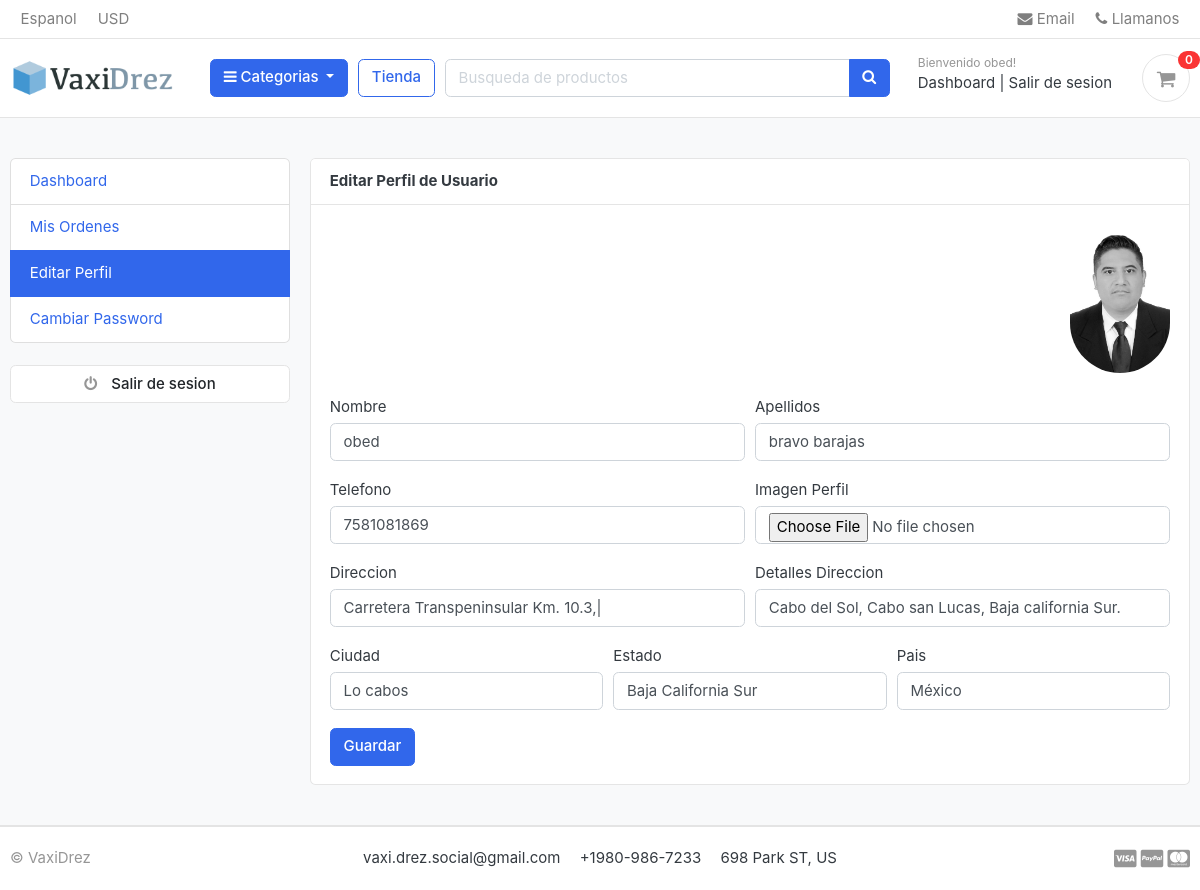
/accounts/edit_profile/ (signed in), run on the app's committed database.
### accounts/models.py (models this page shows, shortened)
class Account(AbstractBaseUser):
    first_name = models.CharField(max_length=50)
    last_name = models.CharField(max_length=50)
    username = models.CharField(max_length=50, unique=True)
    email = models.CharField(max_length=100, unique=True)
    phone_number = models.CharField(max_length=50)
    date_joined = models.DateTimeField(auto_now_add=True)
    last_login = models.DateTimeField(auto_now_add=True)
    is_admin = models.BooleanField(default=False)
    is_staff = models.BooleanField(default=False)
    is_active = models.BooleanField(default=False)
    is_superadmin = models.BooleanField(default=False)
    USERNAME_FIELD = 'email'
    REQUIRED_FIELDS = ['username', 'first_name', 'last_name']
    objects =  MyAccountManager()

class UserProfile(models.Model):
    user = models.OneToOneField(settings.AUTH_USER_MODEL, on_delete=models.CASCADE)
    address_line_1 = models.CharField(blank=True, max_length=100)
    address_line_2 = models.CharField(blank=True, max_length=100)
    profile_picture = models.ImageField(blank=True, upload_to='userprofile')
    city = models.CharField(blank=True, max_length=20)
    state = models.CharField(blank=True, max_length=20)
    country = models.CharField(blank=True, max_length=20)

### accounts/views.py (the view)
# urls.py: path('edit_profile/', views.edit_profile, name='edit_profile'),
@login_required(login_url='login')
def edit_profile(request):
    userprofile = get_object_or_404(UserProfile, user=request.user)
    if request.method == 'POST':
        user_form = UserForm(request.POST, instance=request.user)
        profile_form = UserProfileForm(request.POST, request.FILES, instance=userprofile)
        if user_form.is_valid() and profile_form.is_valid():
            user_form.save()
            profile_form.save()
            messages.success(request, 'Su informacion fue guardada con exito!')
            return redirect('edit_profile')
    else:
        user_form = UserForm(instance=request.user)
        profile_form = UserProfileForm(instance=userprofile)
    context = {
        'user_form': user_form,
        'profile_form': profile_form,
        'userprofile': userprofile,
    }
    return render(request, 'accounts/edit_profile.html', context)

### accounts/forms.py
class UserForm(forms.ModelForm):
    class Meta:
        model = Account
        fields = ('first_name', 'last_name', 'phone_number')
    def __init__(self, *args, **kwargs):
        super(UserForm, self).__init__(*args, **kwargs)
        for field in self.fields:
            self.fields[field].widget.attrs['class']='form-control'

class UserProfileForm(forms.ModelForm):
    profile_picture = forms.ImageField(required=False, error_messages={'invalid': ('Solo archivos de imagen')}, widget=forms.FileInput)
    class Meta:
        model = UserProfile
        fields = ('address_line_1', 'address_line_2', 'city', 'state', 'country', 'profile_picture')
    def __init__(self, *args, **kwargs):
        super(UserProfileForm, self).__init__(*args, **kwargs)
        for field in self.fields:
            self.fields[field].widget.attrs['class'] = 'form-control'

### carts/context_processors.py (called while the page is built)
def counter(request):
    cart_count = 0
    try:
        cart =  Cart.objects.filter(cart_id=_cart_id(request))
        if request.user.is_authenticated:
            cart_items = CartItem.objects.all().filter(user=request.user)
        else:
            cart_items = CartItem.objects.all().filter(cart=cart[:1])
        for cart_item in cart_items:
            cart_count += cart_item.quantity
    except Cart.DoesNotExist:
        cart_count = 0
    return dict(cart_count=cart_count)

### carts/views.py (called while the page is built)
def _cart_id(request):
    cart = request.session.session_key
    if not cart:
        cart = request.session.create()
    return cart

### category/context_processors.py (called while the page is built)
def menu_links(request):
    links = Category.objects.all()
    return dict(links=links)

### category/models.py (called while the page is built)
    def get_url(self):
        return reverse('products_by_category', args=[self.slug])

### templates/accounts/edit_profile.html (shortened to what this page needs)
{% extends 'base.html' %}
{% block content %}
<section class="section-conten padding-y bg">
    <div class="container">
        <div class="row">
        {% include 'includes/dashboard_sidebar.html' %}
        <main class="col-md-9">
            <article class="card">
            <header class="card-header">
                <strong class="d-inline-block mr-3">Editar Perfil de Usuario </strong>
            </header>
            <div class="card-body">
              <div class="text-right">
                  <img src="{{userprofile.profile_picture.url}}" alt="Imagen de perfil" width="100" style="border-radius:50px;">
              </div>
              <div class="row">
                <div class="col-md-12">
                    <form class="" action="{% url 'edit_profile' %}" method="post" enctype="multipart/form-data">
                        <div class="form-row">
                            <div class="form-group col-md-6">
                               <label for="">Nombre</label>
                               {{ user_form.first_name }}
                            </div>
                            <div class="form-group col-md-6">
                                <label for="">Apellidos </label>
                                {{ user_form.last_name }}
                             </div>
                        </div>
                        <div class="form-row">
                          <div class="form-group col-md-6">
                              <label for="">Telefono</label>
                              {{ user_form.phone_number }}
                          </div>
                          <div class="form-group col-md-6">
                              <label for="">Imagen Perfil</label>
                              {{ profile_form.profile_picture }}
                          </div>
                        </div>
                        <div class="form-row">
                          <div class="form-group col-md-6">
                              <label for="">Direccion</label>
                              {{ profile_form.address_line_1 }}
                          </div>
                          <div class="form-group col-md-6">
                              <label for="">Detalles Direccion</label>
                              {{ profile_form.address_line_2 }}
                          </div>
                        </div>
                        <div class="form-row">
                          <div class="form-group col-md-4">
                              <label for="">Ciudad</label>
                              {{ profile_form.city }}
                          </div>
                          <div class="form-group col-md-4">
                              <label for="">Estado</label>
                              {{ profile_form.state }}
                          </div>
                          <div class="form-group col-md-4">
                              <label for="">Pais</label>
                              {{ profile_form.country }}
                          </div>
                        </div>
                        <input type="submit" name="" value="Guardar" class="btn btn-primary">
                    </form>
                </div>
              </div>
            </div>
            </article>
        </main>
    </div>
    </div>
    </section>
{% endblock %}

### templates/includes/navbar.html (shortened to what this page needs)
{% load static %}
<header class="section-header">
    <nav class="navbar p-md-0 navbar-expand-sm navbar-light border-bottom">
    <div class="container">
      <div class="collapse navbar-collapse" id="navbarTop4">
        <ul class="navbar-nav mr-auto">
            <li class="nav-item dropdown">
                 <a href="#" class="nav-link">   Espanol </a>
            </li>
            <li class="nav-item dropdown">
                <a href="#" class="nav-link"> USD </a>
            </li>
        </ul>
        <ul class="navbar-nav">
            <li><a href="#" class="nav-link"> <i class="fa fa-envelope"></i> Email </a></li>
            <li><a href="#" class="nav-link"> <i class="fa fa-phone"></i> Llamanos</a></li>
        </ul>
      </div>
    </div>
    </nav>
    <section class="header-main border-bottom">
        <div class="container">
    <div class="row align-items-center">
        <div class="col-lg-2 col-md-3 col-6">
            <a href="{% url 'home' %}" class="brand-wrap">
                <img class="logo" src="{% static './images/logo01.png' %}">
            </a>
        </div>
        <div class="col-lg col-sm col-md col-6 flex-grow-0">
            <div class="category-wrap dropdown d-inline-block float-right">
                <button type="button" class="btn btn-primary dropdown-toggle" data-toggle="dropdown">
                    <i class="fa fa-bars"></i> Categorias
                </button>
            </div>
        </div>
        <a href="{% url 'store' %}" class="btn btn-outline-primary">Tienda</a>
        <div class="col-lg  col-md-6 col-sm-12 col">
            <form action="{% url 'search' %}" class="search">
                <div class="input-group w-100">
                    <input type="text" class="form-control" style="width:60%;" placeholder="Busqueda de productos" name="keyword">
                    <div class="input-group-append">
                      <button class="btn btn-primary" type="submit">
                        <i class="fa fa-search"></i>
                      </button>
                    </div>
                </div>
            </form>
        </div>
        <div class="col-lg-3 col-sm-6 col-8 order-2 order-lg-3">
                    <div class="d-flex justify-content-end mb-3 mb-lg-0">
                        {% if user.id is None %}
                        <div class="widget-header">
                            <small class="title text-muted">Bienvenido visitante!</small>
                            <div>
                                <a href="{% url 'login' %}">Login</a> <span class="dark-transp"> | </span>
                                <a href="{% url 'register' %}"> Registrar</a>
                            </div>
                        </div>
                        {% else %}
                        <div class="widget-header">
                            <small class="title text-muted">Bienvenido {{ user.first_name }}!</small>
                            <div>
                                <a href="{% url 'dashboard' %}">Dashboard</a> <span class="dark-transp"> | </span>
                                <a href="{% url 'logout' %}"> Salir de sesion</a>
                            </div>
                        </div>
                       {% endif %}
                        <a href="{% url 'cart' %}" class="widget-header pl-3 ml-3">
                            <div class="icon icon-sm rounded-circle border"><i class="fa fa-shopping-cart"></i></div>
                            <span class="badge badge-pill badge-danger notify">{{ cart_count }}</span>
                        </a>
                    </div>
                </div>
    </div>
        </div>
    </section>
    </header>

### static/css/ui.css (style rules this page uses)
html { font-family: "Inter", sans-serif; font-size: 15px; }
.icon-xs, .icon-sm, .icon-md, .icon-lg { display: inline-block; text-align: center; flex-shrink: 0; flex-grow: 0; }
.icon-sm { width: 48px; height: 48px; line-height: 48px !important; font-size: 20px; }
.padding-y { padding-top: 40px; padding-bottom: 40px; }
article:after, .form-group:after { display: block; clear: both; content: ""; }
.bg { background-color: #f8f9fa; }
.header-main { position: relative; padding-top: 1rem; padding-bottom: 1rem; }
.brand-wrap .logo, .navbar-brand .logo { margin-right: 7px; max-height: 42px; display: inline-block; }
.widget-header { display: inline-block; vertical-align: middle; position: relative; }
.widget-header a { color: #343a40; }
.widget-header i { color: #969696; }
.widget-header .title { display: block; }
.widget-header .notify { position: absolute; top: -3px; right: -10px; }
.notify { position: absolute; top: -4px; right: -10px; display: inline-block; padding: 0.25em 0.6em; font-size: 12px; line-height: 1; text-align: center; border-radius: 3rem; color: #fff; background-color: #fa3434; }

### data on the page
Account: first_name "obed", last_name "bravo barajas", phone_number "7581081869"
UserProfile: profile_picture (picture), address_line_1 "Carretera Transpeninsular Km. 10.3,|", address_line_2 "Cabo del Sol, Cabo san Lucas, Baja california Sur.", city "Lo cabos", state "Baja California Sur", country "México"

### other printed values
{{ cart_count }} "0"
